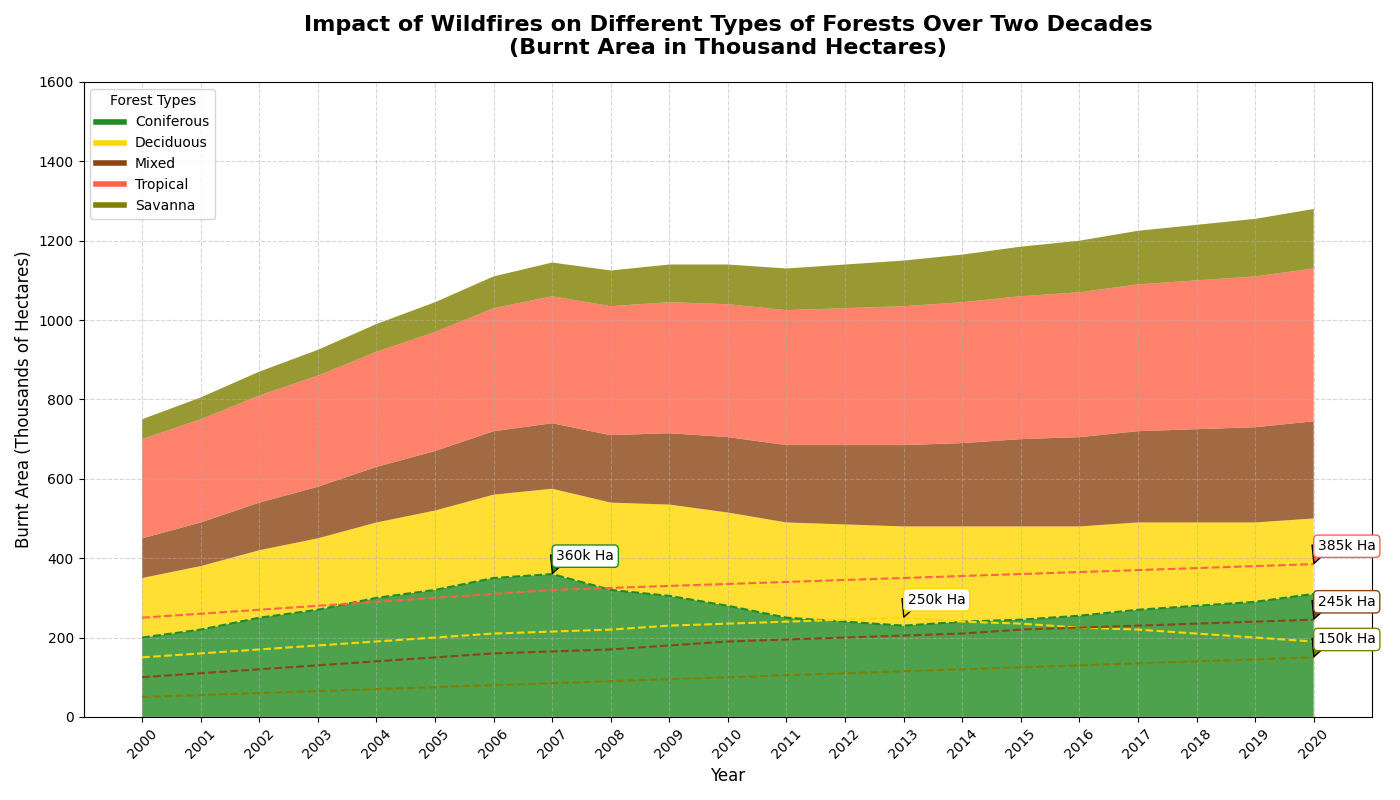

Write Python code to recreate this figure.
import matplotlib.pyplot as plt
import numpy as np

# Define the years from 2000 to 2020
years = np.arange(2000, 2021)

# Artificial data representing burnt area (in thousand hectares) for different forest types
coniferous_forest = [200, 220, 250, 270, 300, 320, 350, 360, 320, 305, 280, 250, 240, 230, 240, 245, 255, 270, 280, 290, 310]
deciduous_forest = [150, 160, 170, 180, 190, 200, 210, 215, 220, 230, 235, 240, 245, 250, 240, 235, 225, 220, 210, 200, 190]
mixed_forest = [100, 110, 120, 130, 140, 150, 160, 165, 170, 180, 190, 195, 200, 205, 210, 220, 225, 230, 235, 240, 245]
tropical_forest = [250, 260, 270, 280, 290, 300, 310, 320, 325, 330, 335, 340, 345, 350, 355, 360, 365, 370, 375, 380, 385]
savanna_forest = [50, 55, 60, 65, 70, 75, 80, 85, 90, 95, 100, 105, 110, 115, 120, 125, 130, 135, 140, 145, 150]

# Stacked data for the area chart
burnt_area_data = np.vstack([coniferous_forest, deciduous_forest, mixed_forest, tropical_forest, savanna_forest])

# Set up the plot
fig, ax = plt.subplots(figsize=(14, 8))

# Colors for each forest type
colors = ['#228B22', '#FFD700', '#8B4513', '#FF6347', '#808000']

# Plotting the stacked area chart
ax.stackplot(years, burnt_area_data, labels=['Coniferous', 'Deciduous', 'Mixed', 'Tropical', 'Savanna'], colors=colors, alpha=0.8)

# Overlaying trend lines
for forest, color in zip(burnt_area_data, colors):
    ax.plot(years, forest, color=color, linewidth=1.5, linestyle='--')

# Customize the plot
ax.set_title("Impact of Wildfires on Different Types of Forests Over Two Decades\n(Burnt Area in Thousand Hectares)", fontsize=16, fontweight='bold', pad=20)
ax.set_xlabel("Year", fontsize=12)
ax.set_ylabel("Burnt Area (Thousands of Hectares)", fontsize=12)
ax.grid(linestyle='--', alpha=0.5)
plt.xticks(years, rotation=45)
plt.yticks(np.arange(0, 1601, 200))

# Highlight significant fire years for each forest type
significant_years = [2000 + np.argmax(forest) for forest in burnt_area_data]
significant_values = [max(forest) for forest in burnt_area_data]

forest_labels = ['Coniferous', 'Deciduous', 'Mixed', 'Tropical', 'Savanna']
for year, value, label, color in zip(significant_years, significant_values, forest_labels, colors):
    ax.annotate(f'{value}k Ha', xy=(year, value), xytext=(3, 10),
                textcoords='offset points', fontsize=10,
                arrowprops=dict(facecolor=color, shrink=0.05),
                bbox=dict(facecolor='white', edgecolor=color, boxstyle='round,pad=0.3'))

# Custom legend
custom_legend = [plt.Line2D([0], [0], color=color, lw=4) for color in colors]
ax.legend(custom_legend, forest_labels, loc='upper left', fontsize=10, title="Forest Types")

plt.tight_layout()
plt.show()
